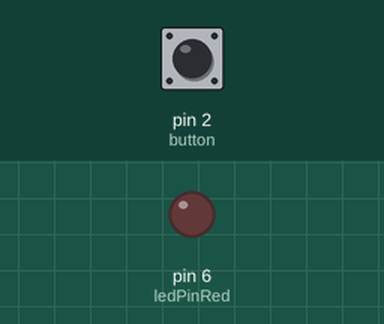
The sketch below on a simulated Arduino Uno, built with avr-gcc and run on an emulated ATmega328P. On the bench: output pins drawn as LEDs (lit = HIGH). Inputs (shaded band) come from the test bench; at power-on: pin 2 (button) LOW.

Above: at 1.2 s.
1.3 s: pin 2 (button) pulled HIGH for 0.15 s
At 1.37 s:
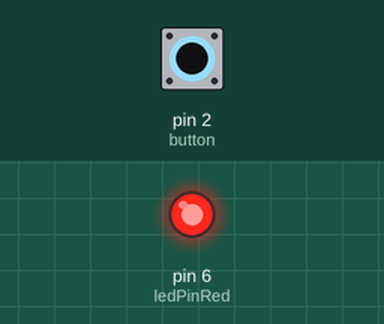
2.9 s: pin 2 (button) pulled HIGH for 3.2 s
At 6.7 s:
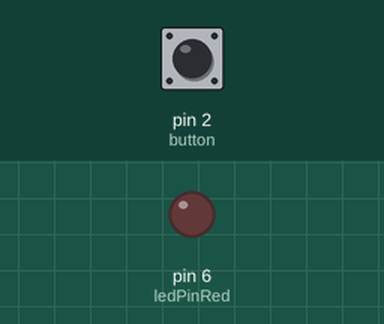
Timing chart, 0 to 8.2 s (numbered marks = the images above; inputs shaded):
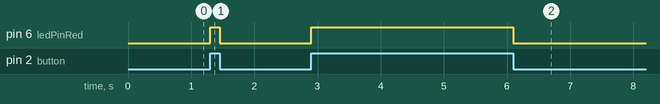

The sketch:

Parte_6.ino
```cpp
int ledPinRed = 6; 		// LED que se encuentra en el pin 6
int button=2;
void setup(){
   pinMode(ledPinRed, OUTPUT);	// El p1n 6 será una salida digital
   pinMode(button,INPUT);       //Se declara el boton de entrada
}
void loop(){
   if (digitalRead(button)== HIGH){
   digitalWrite(ledPinRed, HIGH);	// Enciende el LED
   }
   else {
   digitalWrite(ledPinRed, LOW);	// Apaga el LED
   }
}

//Se apaga y se prende un color de LED cada segundo
```

Measured:
- after the input at 1.3 s, pin 6 (ledPinRed): LOW → HIGH at once, → LOW 0.15 s later
- after the input at 2.9 s, pin 6 (ledPinRed): LOW → HIGH at once, → LOW 3.2 s later
